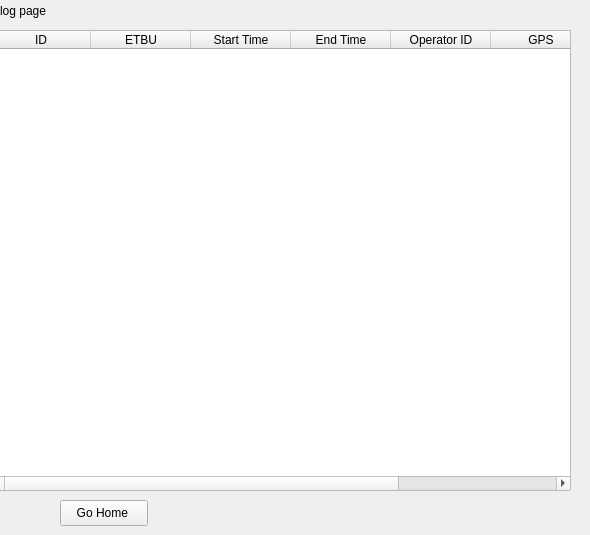
      <widget class="QWidget" name="pagelog">
       <widget class="QLabel" name="label_9">
        <property name="geometry">
         <rect>
          <x>0</x>
          <y>-10</y>
          <width>71</width>
          <height>41</height>
         </rect>
        </property>
        <property name="text">
         <string>log page</string>
        </property>
       </widget>
       <widget class="QPushButton" name="btndashboard2">
        <property name="geometry">
         <rect>
          <x>60</x>
          <y>500</y>
          <width>88</width>
          <height>26</height>
         </rect>
        </property>
        <property name="text">
         <string>Go Home </string>
        </property>
       </widget>
       <widget class="QTableWidget" name="tableWidgetLogs">
        <property name="geometry">
         <rect>
          <x>-10</x>
          <y>30</y>
          <width>581</width>
          <height>461</height>
         </rect>
        </property>
        <attribute name="verticalHeaderVisible">
         <bool>false</bool>
        </attribute>
        <column>
         <property name="text">
          <string>ID</string>
         </property>
        </column>
        <column>
         <property name="text">
          <string>ETBU</string>
         </property>
        </column>
        <column>
         <property name="text">
          <string>Start Time</string>
         </property>
        </column>
        <column>
         <property name="text">
          <string>End Time</string>
         </property>
        </column>
        <column>
         <property name="text">
          <string>Operator ID</string>
         </property>
        </column>
        <column>
         <property name="text">
          <string>GPS</string>
         </property>
        </column>
        <column>
         <property name="text">
          <string>Audio</string>
         </property>
        </column>
       </widget>
      </widget>
